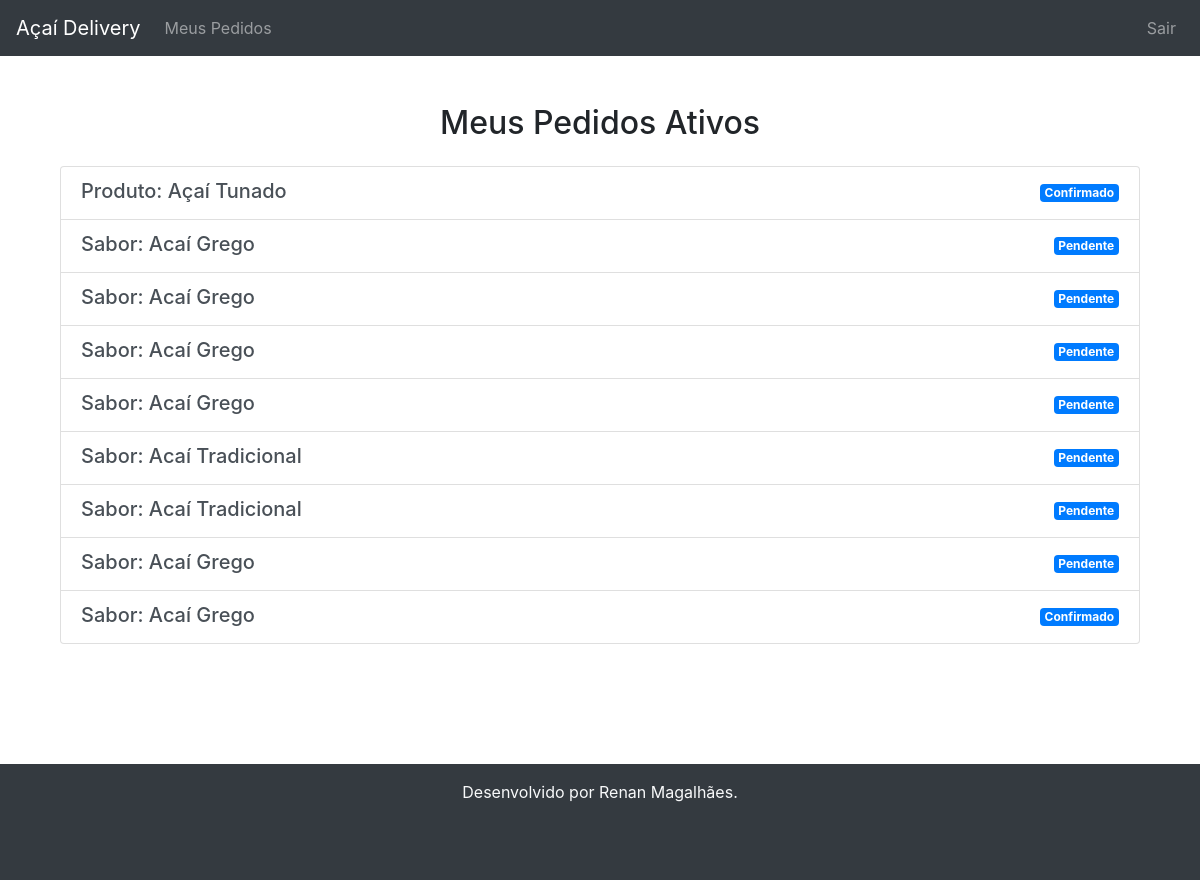
Before: /meus-pedidos/ (signed in) with the older database file.
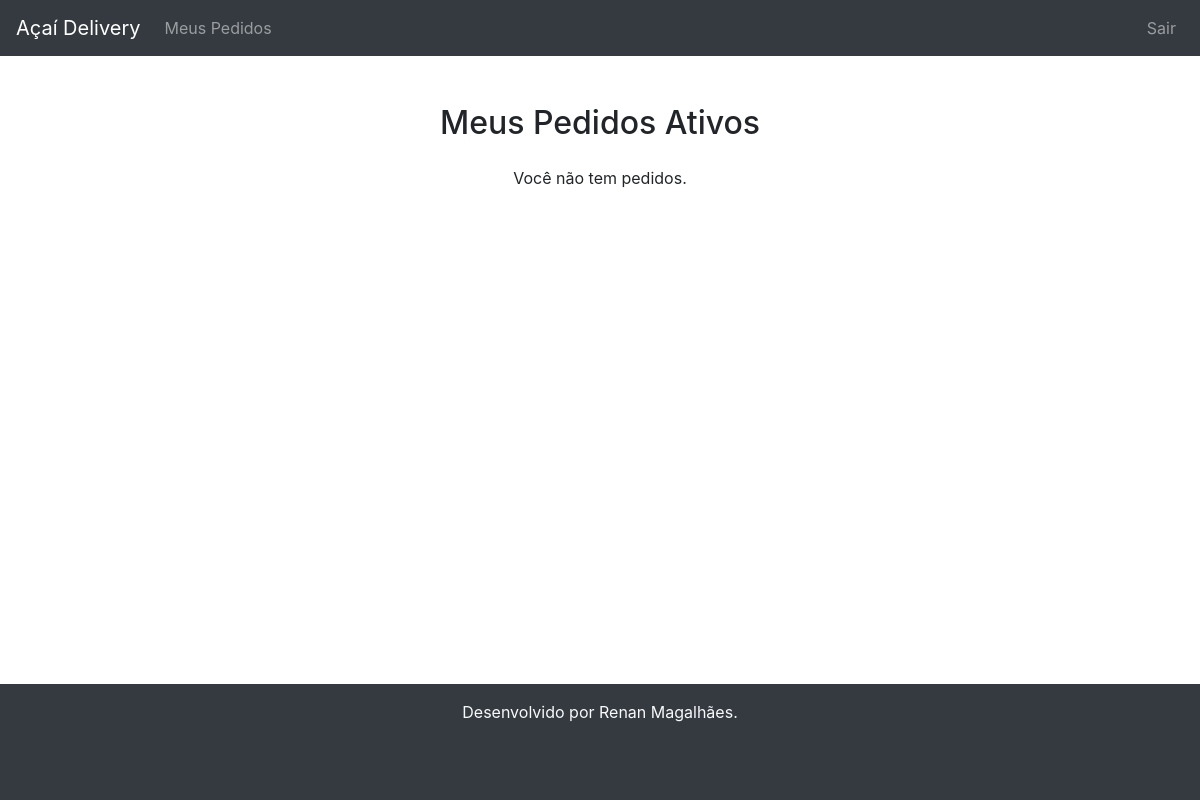
After: the same page with the newer database file.
### pedido/models.py (models this page shows, shortened)
class PedidoProduto(models.Model):
    usuario = models.ForeignKey(User, on_delete=models.CASCADE)
    produto = models.ForeignKey(Produto, on_delete=models.CASCADE)
    tamanho = models.ForeignKey(Tamanho, on_delete=models.CASCADE)
    quantidade = models.PositiveIntegerField(default=1)
    data_pedido = models.DateTimeField(auto_now_add=True)
    imagem = models.ImageField(upload_to='produtos/', blank=True, null=True)
    METODOS_PAGAMENTO = [
        ('pagamento_na_entrega', 'Pagar na Entrega'),
    ]
    metodo_pagamento = models.CharField(max_length=20, choices=METODOS_PAGAMENTO, default='pagamento_na_entrega')
    STATUS_PEDIDO = [
        ('pendente', 'Pendente'),
        ('confirmado', 'Confirmado'),
        ('em_transito', 'Em Trânsito'),
        ('entregue', 'Entregue'),
    ]
    status = models.CharField(max_length=20, choices=STATUS_PEDIDO, default='pendente')

class PedidoPersonalizado(models.Model):
    usuario = models.ForeignKey(User, on_delete=models.CASCADE)
    sabor = models.ForeignKey(Sabor, on_delete=models.CASCADE)
    acompanhamentos = models.ManyToManyField(Acompanhamento, blank=True)
    tamanho = models.ForeignKey(Tamanho, on_delete=models.CASCADE)
    quantidade = models.PositiveIntegerField(default=1)
    data_pedido = models.DateTimeField(auto_now_add=True)
    METODOS_PAGAMENTO = [
        ('pagamento_na_entrega', 'Pagar na Entrega'),
    ]
    metodo_pagamento = models.CharField(max_length=20, choices=METODOS_PAGAMENTO, default='pagamento_na_entrega')
    STATUS_PEDIDO = [
        ('pendente', 'Pendente'),
        ('confirmado', 'Confirmado'),
        ('em_transito', 'Em Trânsito'),
        ('entregue', 'Entregue'),
    ]
    status = models.CharField(max_length=20, choices=STATUS_PEDIDO, default='pendente')

### produto/models.py (models this page shows, shortened)
class Produto(models.Model):
    nome = models.CharField(max_length=100)
    preco = models.DecimalField(max_digits=6, decimal_places=2)
    sabor = models.ManyToManyField(Sabor, blank=True)
    acompanhamentos = models.ManyToManyField(Acompanhamento, blank=True)
    imagem = models.ImageField(upload_to='imagens/produtos/', null=True, blank=True)

### ingrediente/models.py (models this page shows, shortened)
class Sabor(models.Model):
    nome = models.CharField(max_length=100)
    preco_adicional = models.DecimalField(max_digits=5, decimal_places=2)

### pedido/views.py (the view)
# urls.py: path('meus-pedidos/', views.meus_pedidos, name='meus_pedidos'),
@login_required
def meus_pedidos(request):
    usuario = request.user
    pedidos_produto = PedidoProduto.objects.filter(usuario=usuario).exclude(status='entregue')
    pedidos_personalizado = PedidoPersonalizado.objects.filter(usuario=usuario).exclude(status='entregue')
    tem_pedidos = pedidos_produto.exists() or pedidos_personalizado.exists()
    return render(request, 'pedido/meus_pedidos.html', {
        'pedidos_produto': pedidos_produto,
        'pedidos_personalizado': pedidos_personalizado,
        'tem_pedidos': tem_pedidos
    })

### templates/pedido/meus_pedidos.html (shortened to what this page needs)
{% extends 'base.html' %}
{% block content %}
<div class="container mt-4">
    <h2 class="text-center mb-4">Meus Pedidos Ativos</h2>
    {% if tem_pedidos %}
        <div class="list-group">
            {% for pedido in pedidos_produto %}
                <a href="{% url 'pedido_confirmado' pedido_id=pedido.id tipo_pedido='produto' %}" class="list-group-item list-group-item-action d-flex justify-content-between align-items-center">
                    <div>
                        <h5 class="mb-1">Produto: {{ pedido.produto.nome }}</h5>
                    </div>
                    <span class="badge badge-primary text-right">{{ pedido.get_status_display }}</span>
                </a>
            {% endfor %}
            {% for pedido in pedidos_personalizado %}
                <a href="{% url 'pedido_confirmado' pedido_id=pedido.id tipo_pedido='personalizado' %}" class="list-group-item list-group-item-action d-flex justify-content-between align-items-center">
                    <div>
                        <h5 class="mb-1">Sabor: {{ pedido.sabor.nome }}</h5>
                    </div>
                    <span class="badge badge-primary text-right">{{ pedido.get_status_display }}</span>
                </a>
            {% endfor %}
        </div>
    {% else %}
        <p class="text-center">Você não tem pedidos.</p>
    {% endif %}
</div>
{% endblock %}

Changed rows visible on the page:
no longer on this page (row edited): PedidoProduto: produto.nome "Açaí Tunado", status "Confirmado"
no longer on this page (row edited): PedidoPersonalizado: sabor.nome "Acaí Grego", status "Pendente"
no longer on this page (row edited): PedidoPersonalizado: sabor.nome "Acaí Grego", status "Pendente"
no longer on this page (row edited): PedidoPersonalizado: sabor.nome "Acaí Grego", status "Pendente"
no longer on this page (row edited): PedidoPersonalizado: sabor.nome "Acaí Grego", status "Pendente"
no longer on this page (row edited): PedidoPersonalizado: sabor.nome "Acaí Tradicional", status "Pendente"
no longer on this page (row edited): PedidoPersonalizado: sabor.nome "Acaí Tradicional", status "Pendente"
no longer on this page (row edited): PedidoPersonalizado: sabor.nome "Acaí Grego", status "Pendente"
no longer on this page (row edited): PedidoPersonalizado: sabor.nome "Acaí Grego", status "Confirmado"
Other visible differences:
text now shown: "Você não tem pedidos."
